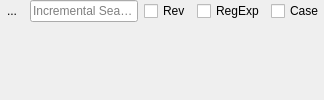
  <widget class="QWidget" name="centralwidget">
   <layout class="QVBoxLayout" name="verticalLayout">
    <property name="leftMargin">
     <number>0</number>
    </property>
    <property name="topMargin">
     <number>0</number>
    </property>
    <property name="rightMargin">
     <number>0</number>
    </property>
    <property name="bottomMargin">
     <number>0</number>
    </property>
    <item>
     <widget class="QFrame" name="incrementalSearchFrame">
      <property name="frameShape">
       <enum>QFrame::NoFrame</enum>
      </property>
      <layout class="QHBoxLayout" name="horizontalLayout">
       <property name="leftMargin">
        <number>0</number>
       </property>
       <property name="topMargin">
        <number>0</number>
       </property>
       <property name="rightMargin">
        <number>0</number>
       </property>
       <property name="bottomMargin">
        <number>0</number>
       </property>
       <item>
        <widget class="QToolButton" name="buttonIFind">
         <property name="focusPolicy">
          <enum>Qt::NoFocus</enum>
         </property>
         <property name="text">
          <string>...</string>
         </property>
         <property name="icon">
          <iconset theme="edit-find">
           <normaloff>.</normaloff>.</iconset>
         </property>
         <property name="autoRaise">
          <bool>true</bool>
         </property>
         <property name="arrowType">
          <enum>Qt::NoArrow</enum>
         </property>
        </widget>
       </item>
       <item>
        <widget class="QLineEdit" name="editIFind">
         <property name="focusPolicy">
          <enum>Qt::ClickFocus</enum>
         </property>
         <property name="placeholderText">
          <string>Incremental Search</string>
         </property>
         <property name="clearButtonEnabled">
          <bool>true</bool>
         </property>
        </widget>
       </item>
       <item>
        <widget class="QCheckBox" name="checkIFindReverse">
         <property name="focusPolicy">
          <enum>Qt::NoFocus</enum>
         </property>
         <property name="text">
          <string>Rev</string>
         </property>
        </widget>
       </item>
       <item>
        <widget class="QCheckBox" name="checkIFindRegex">
         <property name="focusPolicy">
          <enum>Qt::NoFocus</enum>
         </property>
         <property name="text">
          <string>RegExp</string>
         </property>
        </widget>
       </item>
       <item>
        <widget class="QCheckBox" name="checkIFindCase">
         <property name="focusPolicy">
          <enum>Qt::NoFocus</enum>
         </property>
         <property name="text">
          <string>Case</string>
         </property>
        </widget>
       </item>
      </layout>
     </widget>
    </item>
    <item>
     <widget class="TabWidget" name="tabWidget">
      <property name="focusPolicy">
       <enum>Qt::NoFocus</enum>
      </property>
      <property name="contextMenuPolicy">
       <enum>Qt::CustomContextMenu</enum>
      </property>
      <property name="documentMode">
       <bool>true</bool>
      </property>
      <property name="tabsClosable">
       <bool>false</bool>
      </property>
     </widget>
    </item>
   </layout>
  </widget>
